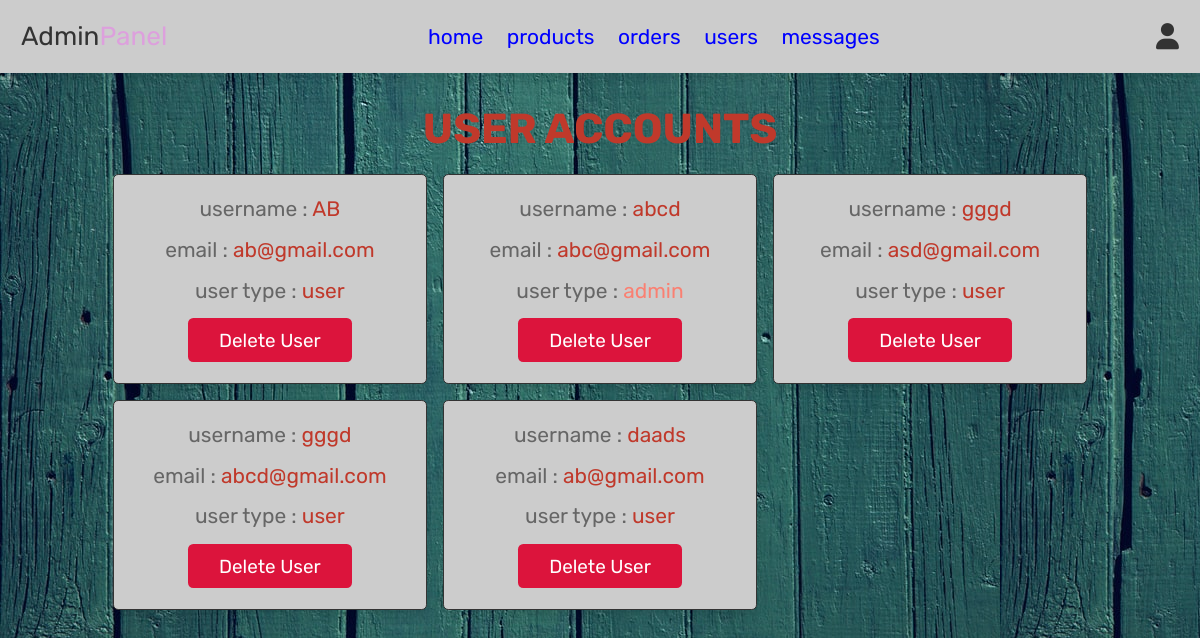
Screenshot of /admin_users.php (signed in) with the database file from the repository.
### tables this page shows
CREATE TABLE `users` (
  `id` int(100) NOT NULL,
  `name` varchar(100) NOT NULL,
  `email` varchar(100) NOT NULL,
  `password` varchar(100) NOT NULL,
  `user_type` varchar(20) NOT NULL DEFAULT 'user'
);

### config.php (called while the page is built, shortened)
<?php
$version= time();
?>

### admin_users.php (the view, shortened to what this page needs)
<?php
include 'config.php';
?>
<!DOCTYPE html>
<html lang="en">
<head>
   <link rel="stylesheet" href="https://cdnjs.cloudflare.com/ajax/libs/font-awesome/6.0.0/css/all.min.css">
   <link rel="stylesheet" href="css/admin_style.css?v=<?=$version?>">
</head>
<body>
<?php include 'admin_header.php'; ?>
<section class="users">
   <h1 class="title"> user accounts </h1>
   <div class="box-container">
      <?php
         $select_users = mysqli_query($conn, "SELECT * FROM `users`") or die('query failed');
         while($fetch_users = mysqli_fetch_assoc($select_users)){
      ?>
      <div class="box">
         <p> username : <span><?php echo $fetch_users['name']; ?></span> </p>
         <p> email : <span><?php echo $fetch_users['email']; ?></span> </p>
         <p> user type : <span style="color:<?php if($fetch_users['user_type'] == 'admin'){ echo 'var(--salmon)'; } ?>"><?php echo
          $fetch_users['user_type']; ?></span> </p>
         <a href="admin_users.php?delete=<?php echo $fetch_users['id']; ?>" onclick="return confirm('delete this user?');" class="delete-btn">delete user</a>
      </div>
      <?php
         };
      ?>
   </div>
</section>
</body>
</html>

### css/admin_style.css (style rules this page uses)
:root { --pulm:#DDA0DD; --salmon:#fa8072; --cadetblue:#5f9ea0; --red:#c0392b; --crimson:#dc143c; --orange:#f39c12; --black:#333; --lavender:#e6e6fa; --blue:#0000FF; --palevioletred:#DB7093; --white:#fff; --light-color:#666; --light-white:#ccc; --light-bg:#f5f5f5; --border:.1rem solid var(--black); --main-color: hotpink; --box-shadow:0 .5rem 1rem rgba(0,0,0,.1); }
* { font-family: 'Rubik', sans-serif; margin:0; padding:0; box-sizing: border-box; outline: none; border:none; text-decoration: none; transition:all .2s linear; }
html { font-size: 65.5%; overflow-x: hidden; }
body { background-image: url(../images/a.jpg); }
section { padding:3rem 2rem; }
.title { text-align: center; margin-bottom: 2rem; text-transform: uppercase; color:var(--red); font-size: 4rem; }
.btn, .option-btn, .delete-btn, .white-btn { display: inline-block; margin-top: 1rem; padding:1rem 3rem; cursor: pointer; color:var(--white); font-size: 1.8rem; border-radius: .5rem; text-transform: capitalize; }
.delete-btn { background-color: var(--crimson); }
.users .box-container { display: grid; grid-template-columns: repeat(auto-fit, 30rem); justify-content: center; gap:1.5rem; max-width: 1200px; margin:0 auto; align-items: flex-start; }
.users .box-container .box { background-color: var(--light-white); padding:2rem; border:var(--border); box-shadow: var(--box-shadow); border-radius: .5rem; text-align: center; }
.users .box-container .box p { padding-bottom: 1.5rem; font-size: 2rem; color:var(--light-color); }
.users .box-container .box p span { color:var(--red); }
.users .box-container .box .delete-btn { margin-top: 0; }

### rows the page displays
users: name "AB", email "ab@gmail.com", user_type "user"
users: name "abcd", email "abc@gmail.com", user_type "admin"
users: name "gggd", email "asd@gmail.com", user_type "user"
users: name "gggd", email "abcd@gmail.com", user_type "user"
users: name "daads", email "ab@gmail.com", user_type "user"
